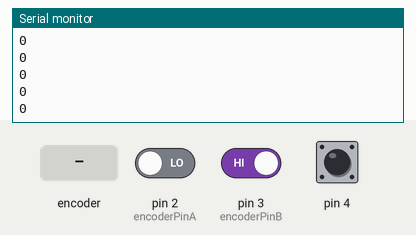
This sketch was run on a simulated Arduino Uno, built with avr-gcc and run on an emulated ATmega328P. Parts: the last lines printed to the serial monitor. The test bench sets the inputs (shaded band); at power-on: pin 4 HIGH, pin 2 (encoderPinA) LOW, pin 3 (encoderPinB) HIGH.

Above: at 1.2 s.
1.3 s: pin 4 pulled LOW for 0.15 s
2.9 s: rotary encoder on pin 2 (encoderPinA) / pin 3 (encoderPinB) turned 1 step (first pin leading)
At 2.95 s:
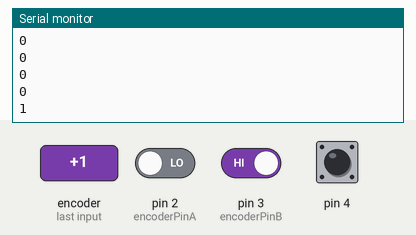
4.6 s: rotary encoder on pin 2 (encoderPinA) / pin 3 (encoderPinB) turned 2 steps (second pin leading)
At 4.66 s:
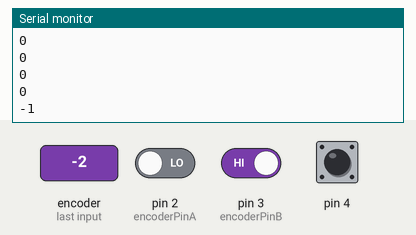
Timing chart, 0 to 7.6 s (numbered marks = the images above; inputs shaded):
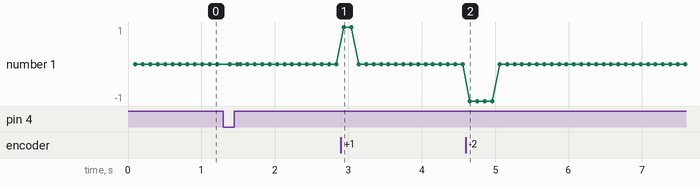

The sketch:

Menu-Encoder-p1.ino
```cpp
// encoder
#define encoderPinA  2
#define encoderPinB  3

volatile long pos = 0;

void setup() {
  Serial.begin(9600);
  pinMode(encoderPinA, INPUT);
  pinMode(encoderPinB, INPUT);
  pinMode(4, INPUT_PULLUP);

  // encoder pin on interrupt 0 (pin 2)
  attachInterrupt(digitalPinToInterrupt(2), doEncoderA, CHANGE);
  // encoder pin on interrupt 1 (pin 3)
  attachInterrupt(digitalPinToInterrupt(3), doEncoderB, CHANGE);
}


float dist = 0;
unsigned long t1;

void loop() {
  if ((millis() - t1) > 100) {
    Serial.println(pos);
    pos = 0;
    t1 = millis();
  }

  if (!digitalRead(4)) {
    Serial.println("clic");
  }
}

void doEncoderA() {
  // look for a low-to-high on channel A
  if (digitalRead(encoderPinA) == HIGH) {
    // check channel B to see which way encoder is turning
    if (digitalRead(encoderPinB) == LOW) {
      //pos = pos + 1;         // CW
      pos = 1;
    } else {
      //pos = pos - 1;         // CCW
      pos = -1;
    }
  } else {// look for a high-to-low on channel A
    if (digitalRead(encoderPinB) == HIGH) {// check channel B to see which way encoder is turning
      //pos = pos + 1;          // CW
      pos = 1;
    } else {
      //pos = pos - 1;          // CCW
      pos = -1;
    }
  }
}

void doEncoderB() {
  // look for a low-to-high on channel B
  if (digitalRead(encoderPinB) == HIGH) {
    // check channel A to see which way encoder is turning
    if (digitalRead(encoderPinA) == HIGH) {
      //pos = pos + 1;         // CW
      pos = 1;
    } else {
      //pos = pos - 1;         // CCW
      pos = -1;
    }
  } else { // Look for a high-to-low on channel B
    // check channel B to see which way encoder is turning
    if (digitalRead(encoderPinA) == LOW) {
      //pos = pos + 1;          // CW
      pos = 1;
    } else {
      //pos = pos - 1;          // CCW
      pos = -1;
    }
  }
}
```

Measured:
- after the input at 2.9 s, the serial monitor: prints a new line at once (image 1)
- after the input at 4.6 s, the serial monitor: prints a new line after 0.06 s (image 2)
